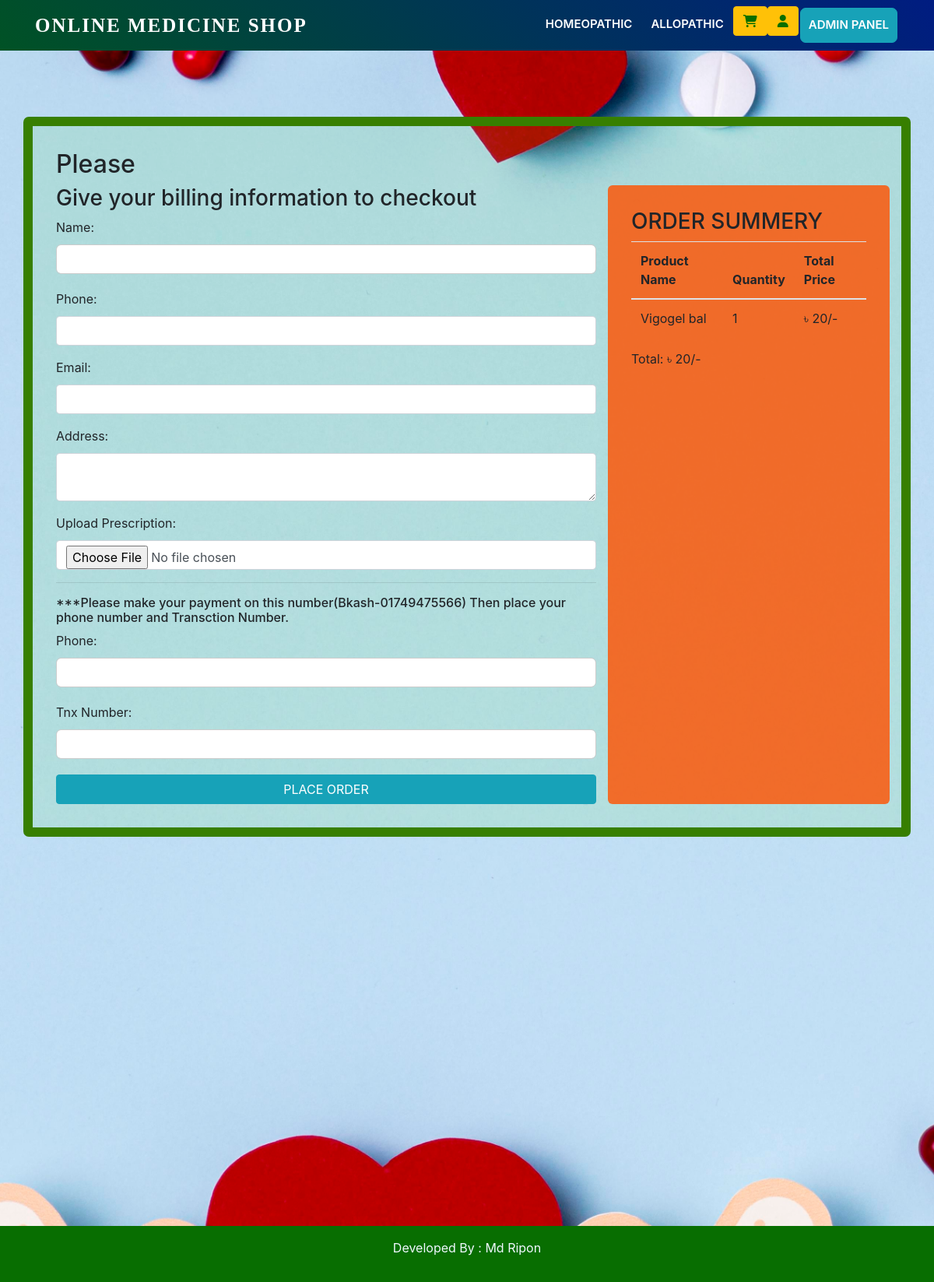
The page /checkout.php on the database its author committed.
### tables this page shows
CREATE TABLE `cart` (
  `id` int(11) NOT NULL,
  `name` varchar(100) NOT NULL,
  `price` varchar(100) NOT NULL,
  `image` varchar(100) NOT NULL,
  `quantity` int(20) NOT NULL
);

### checkout.php (the view, shortened to what this page needs)
<?php
include 'includes/header.php';
include 'connection/db_connection.php';
$select_cart_products = mysqli_query($conn, "SELECT * FROM cart");
?>
<div class="container" style="margin-top: 150px;margin-bottom: 500px;background:#06396c40;padding:30px;border-radius:6px; border:12px solid #377f00;background: #30df0517;border-radius: 7px;">
    <h2>Please</h2>
    <div class="row">
    <div class="col-md-8">
    <h3>Give your billing information to checkout</h3>
    <form action="process_checkout.php" method="POST" enctype="multipart/form-data">
        <div class="form-group">
            <label for="name">Name:</label>
            <input type="text" class="form-control" id="name" name="name" required>
        </div>
        <div class="form-group">
            <label for="phone">Phone:</label>
            <input type="tel" class="form-control" id="phone" name="phone" required>
        </div>
        <div class="form-group">
            <label for="email">Email:</label>
            <input type="email" class="form-control" id="email" name="email" required>
        </div>
        <div class="form-group">
            <label for="address">Address:</label>
            <textarea class="form-control" id="address" name="address" required></textarea>
        </div>
        <div class="form-group">
            <label for="prescription">Upload Prescription:</label>
            <input type="file" class="form-control" id="prescription" name="prescription" required>
        </div>
        <hr>
        <div class="form-group">
           <h6> ***Please make your payment on this number(Bkash-01749475566) Then place your phone number and Transction Number.</h6>
            <label for="bkashNumber">Phone:</label>
            <input type="text" class="form-control" id="bkashNumber" name="bkashNumber" required>
        </div>
        <div class="form-group">
            <label for="tnxNumber">Tnx Number:</label>
            <input type="text" class="form-control" id="tnxNumber" name="tnxNumber" required>
        </div>
        <button type="submit" class="btn btn-info w-100">PLACE ORDER</button>
    </form>
</div>
        <div class="col-md-4" style="background:#ff5200cf;padding:30px;border-radius:6px;">
            <h3>ORDER SUMMERY</h3>
            <table class="table table-hover">
                <thead>
                    <tr>
                        <th>Product Name</th>
                        <th>Quantity</th>
                        <th>Total Price</th>
                    </tr>
                </thead>
                <tbody>
                    <?php
                    $total_order_price = 0;
                    while ($row = mysqli_fetch_assoc($select_cart_products)) {
                        echo '<tr>';
                        echo '<td>' . $row['name'] . '</td>';
                        echo '<td>' . $row['quantity'] . '</td>';
                        $subtotal = $row['quantity'] * $row['price'];
                        $total_order_price += $subtotal;
                        echo '<td>৳ ' . $subtotal . '/-</td>';
                        echo '</tr>';
                    }
                    ?>
                </tbody>
            </table>
            <p>Total: ৳ <?php echo $total_order_price; ?>/-</p>
        </div>
    </div>
</div>
<?php
include 'includes/footer.php';
?>

### assets/css/style.css (style rules this page uses)
input[type=text] { width: 100%; margin-bottom: 20px; padding: 12px; border: 1px solid #ccc; border-radius: 6px; }
label { margin-bottom: 10px; display: block; }

### rows shown on the page
cart: name "Vigogel bal", quantity "1", subtotal "20"

### other values the page prints
$total_order_price "20"
